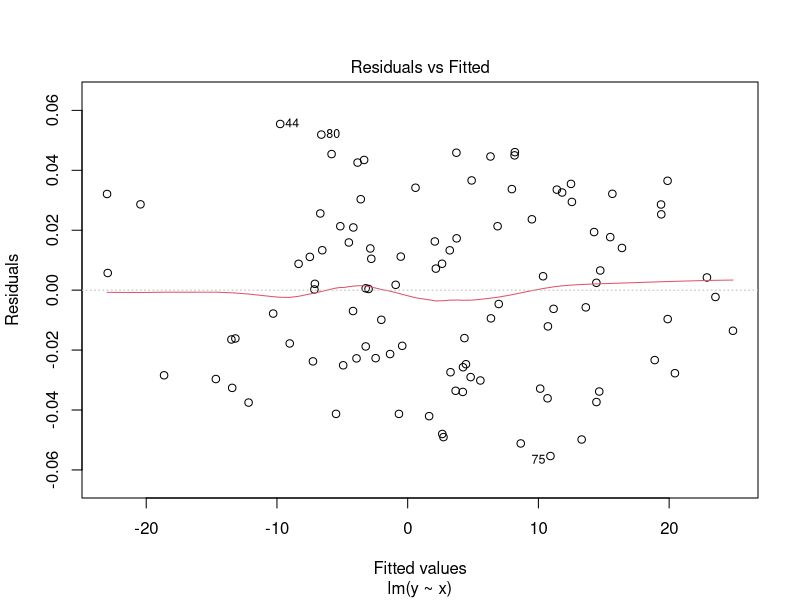
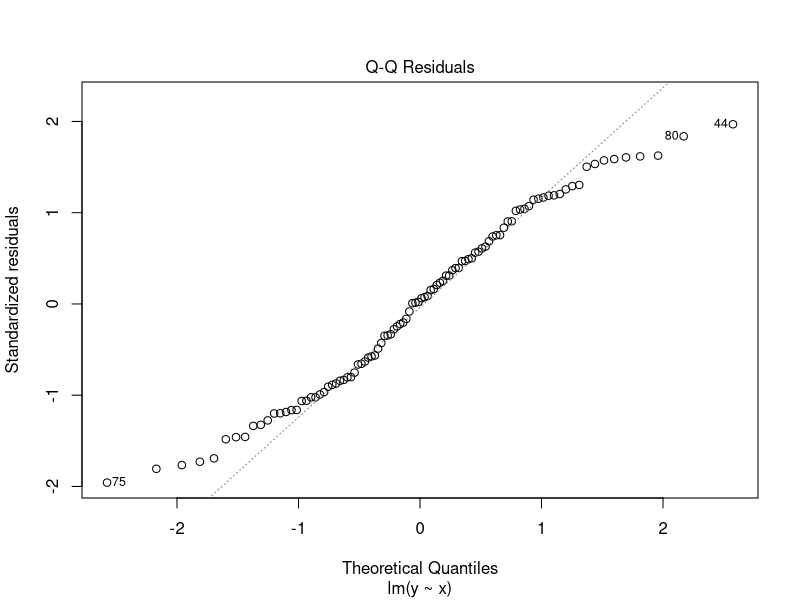
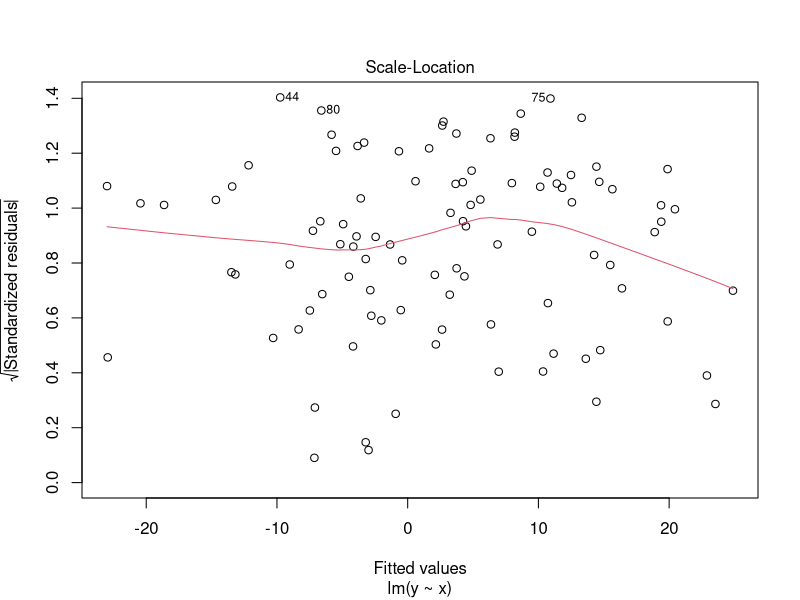
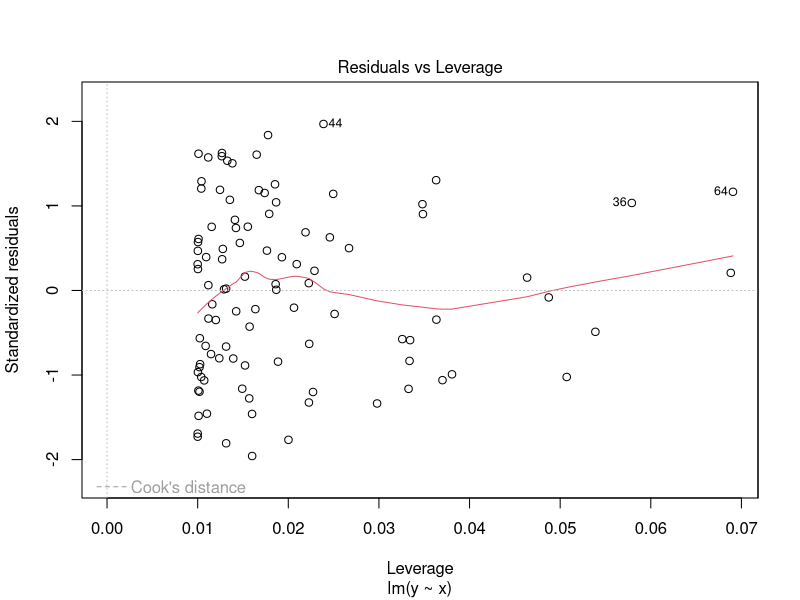
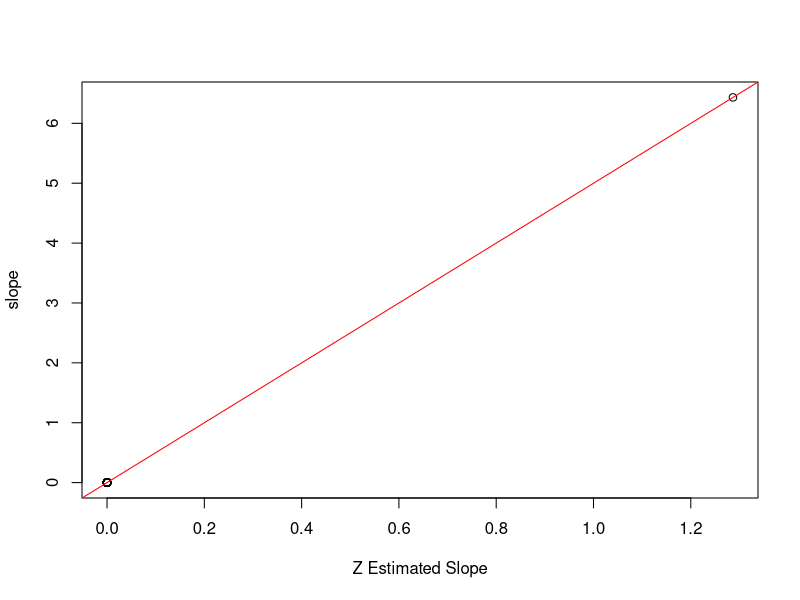

Source code (R) for these figures, in order:
setwd('C:\\Users\\13048\\Desktop\\Evolution\\Tasks\\Task_10')
x<-rnorm(100,mean=0,sd=2)
head(x)
y<-x*5+2+runif(100,min=0,max=0.1)
head(y)
linearmodel<-lm(y~x)
plot(linearmodel)
slope<-vector("numeric",100)
intercept<-vector("numeric",100)
z<-vector("numeric",100)
for (i in 100){
  x<-rnorm(100,mean=0,sd=2)
  z[i]<-runif(1,min=0.5,max=2)
  y<-x*5+2+runif(100,min=0,max=0.1)
  linearmodel<-lm(y~x)
  intercept[i]<-coef(linearmodel)[1]*z[i]+2
  slope[i]<-coef(linearmodel)[2]*z[i]
}
plot(z,slope,xlab="Z Estimated Slope")
abline(lm(slope~z),col="red")
